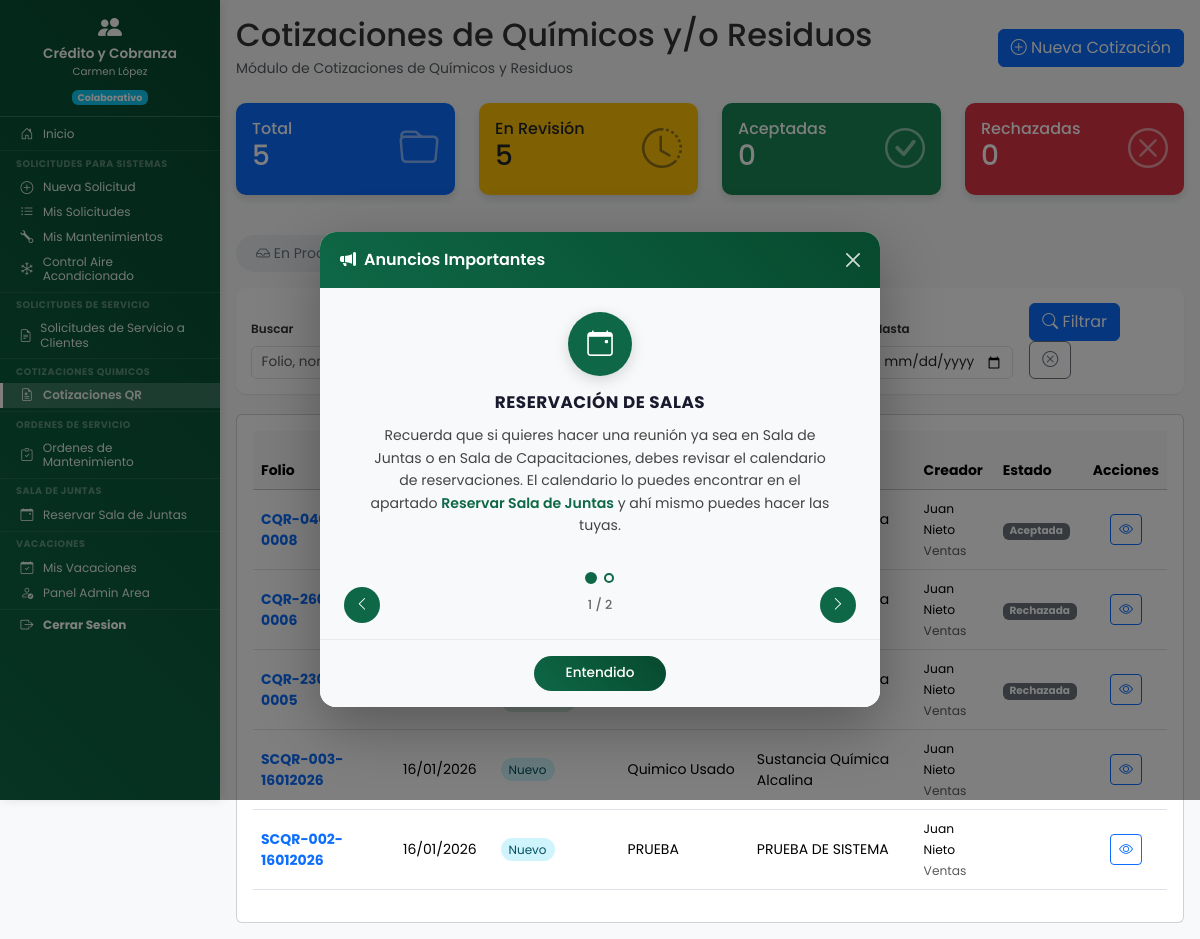
The page /dashboard/cotizaciones_qr/cotizaciones_qr.php?vista=global (signed in) on the database as committed earlier.
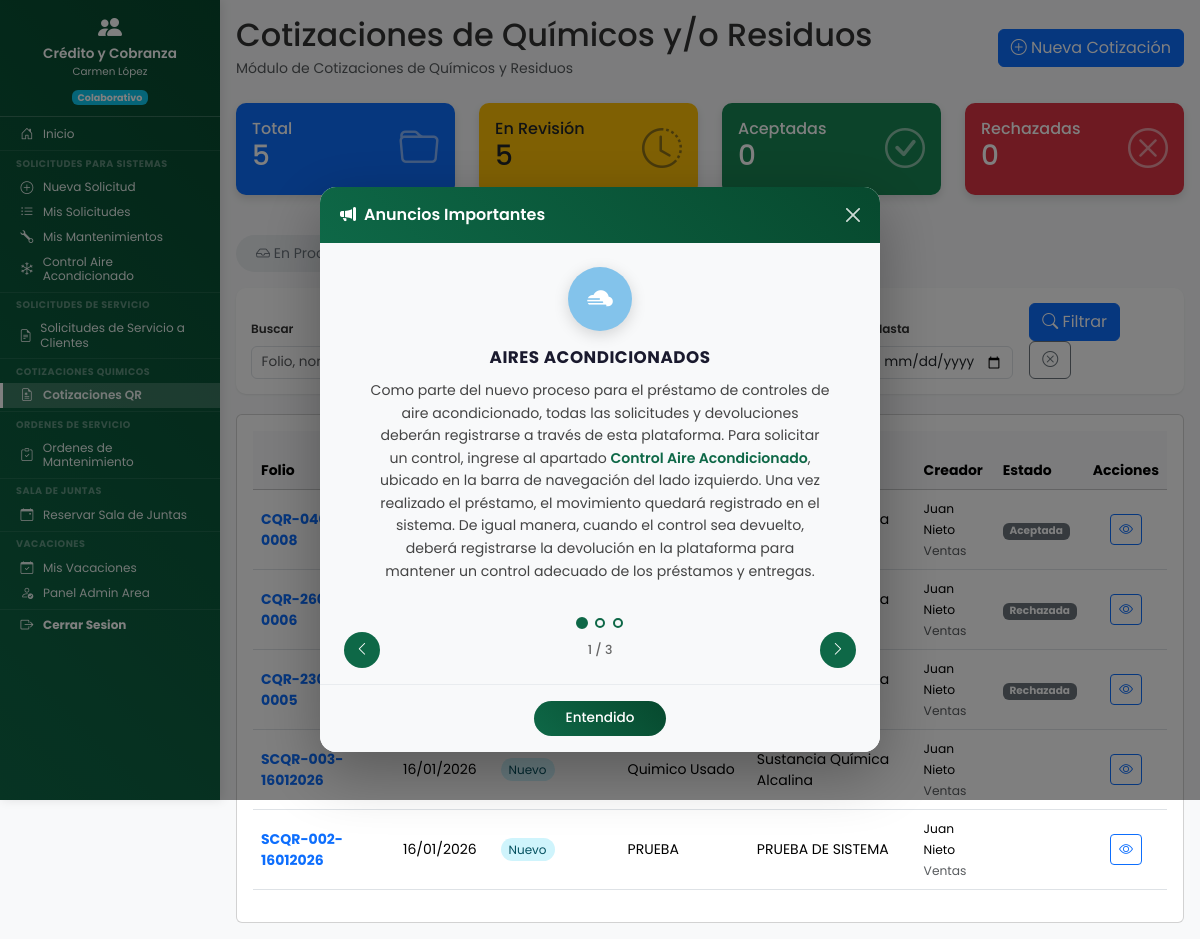
The same page on the database as committed later.
### tables this page shows
CREATE TABLE `cotizaciones_quimicos_residuos` (
  `id` int(11) NOT NULL,
  `numero_folio` int(10) UNSIGNED NOT NULL DEFAULT 0 COMMENT 'Número consecutivo global para el folio',
  `folio` varchar(50) NOT NULL COMMENT 'Formato: CQR-DDMMYYYY-000x (generado automáticamente)',
  `fecha_solicitud` date NOT NULL,
  `nombre_real_semarnat` varchar(255) NOT NULL COMMENT 'Nombre real (SEMARNAT)',
  `nombre_ante_semarnat` varchar(255) DEFAULT NULL COMMENT 'Nombre ante SEMARNAT',
  `tipo_cliente` enum('nuevo','frecuente') NOT NULL DEFAULT 'nuevo' COMMENT 'Tipo de cliente: nuevo o frecuente',
  `nombre_cliente` varchar(255) NOT NULL COMMENT 'Nombre del cliente',
  `comentarios_ventas` text DEFAULT NULL COMMENT 'Comentarios de Ventas',
  `ficha_tecnica` longtext DEFAULT NULL COMMENT 'JSON con info del archivo de ficha técnica',
  `formato_descripcion` longtext DEFAULT NULL COMMENT 'JSON con info del archivo de formato descripción',
  `imagenes_residuo` longtext DEFAULT NULL COMMENT 'JSON con info de las imágenes del residuo',
  `norm_nombre_amigable` varchar(255) DEFAULT NULL COMMENT 'Nombre amigable - llenado por Normatividad',
  `norm_nombre_tecnico` varchar(255) DEFAULT NULL COMMENT 'Nombre técnico - llenado por Normatividad',
  `norm_categoria` enum('en_espera_1','en_espera_2','en_espera_3','en_espera_4') DEFAULT NULL COMMENT 'Categoría - llenado por Normatividad',
  `norm_ficha_tecnica` longtext DEFAULT NULL COMMENT 'JSON archivo ficha técnica - Normatividad',
  `norm_formato_descripcion` longtext DEFAULT NULL COMMENT 'JSON archivo formato descripción - Normatividad',
  `decision` enum('aceptada','rechazada') DEFAULT NULL COMMENT 'Decisión final de Normatividad',
  `comentarios_normatividad` text DEFAULT NULL COMMENT 'Comentarios de Normatividad al dar respuesta',
  `resultados` text DEFAULT NULL COMMENT 'Resultados de la revisión por Normatividad',
  `estado_normatividad` enum('en_revision','aceptada','rechazada') DEFAULT NULL COMMENT 'Estado de respuesta por Normatividad',
  `usuario_creador_id` int(11) NOT NULL COMMENT 'ID del usuario de Ventas que creó',
  `departamento_creador` varchar(100) NOT NULL DEFAULT 'ventas',
  `departamento_id` int(11) DEFAULT NULL,
  `usuario_normatividad_id` int(11) DEFAULT NULL COMMENT 'ID del usuario de Normatividad que atendió',
  `estado` enum('enviada','en_revision','aceptada','rechazada') NOT NULL DEFAULT 'enviada' COMMENT 'Estado interno del sistema',
  `ubicacion` enum('local','global') NOT NULL DEFAULT 'local' COMMENT 'local = en proceso, global = completado',
  `fecha_creacion` datetime NOT NULL DEFAULT current_timestamp(),
  `fecha_ultima_edicion` datetime NOT NULL DEFAULT current_timestamp() ON UPDATE current_timestamp(),
  `fecha_enviada` datetime DEFAULT NULL COMMENT 'Cuando Ventas envió a Normatividad',
  `fecha_en_revision` datetime DEFAULT NULL COMMENT 'Cuando Normatividad comenzó revisión',
  `fecha_aceptada` datetime DEFAULT NULL COMMENT 'Cuando Normatividad aceptó la cotización',
  `fecha_rechazada` datetime DEFAULT NULL COMMENT 'Cuando Normatividad rechazó la cotización',
  `fecha_respuesta_normatividad` datetime DEFAULT NULL COMMENT 'Cuando Normatividad envió su respuesta'
);

CREATE TABLE `usuarios` (
  `id` int(11) NOT NULL,
  `nombre_completo` varchar(150) NOT NULL,
  `no_nomina` varchar(20) DEFAULT NULL COMMENT 'Número de nómina del empleado',
  `puesto` varchar(100) DEFAULT NULL COMMENT 'Puesto del empleado',
  `fecha_ingreso` date DEFAULT NULL COMMENT 'Fecha de ingreso a la empresa',
  `periodo_pago` enum('quincenal','semanal') DEFAULT NULL COMMENT 'Periodo de pago del empleado',
  `empresa` enum('resimex','carganova') DEFAULT NULL COMMENT 'Empresa del empleado',
  `jornada` enum('lunes_viernes','lunes_sabado') DEFAULT 'lunes_sabado' COMMENT 'Tipo de jornada laboral',
  `usuario` varchar(50) NOT NULL,
  `password` varchar(255) NOT NULL,
  `departamento` varchar(100) NOT NULL,
  `departamento_id` int(11) DEFAULT NULL,
  `es_colaborativo` tinyint(1) NOT NULL DEFAULT 0,
  `activo` tinyint(1) NOT NULL DEFAULT 1,
  `es_admin_area` tinyint(1) DEFAULT 0 COMMENT 'Rol Administrativo/Jefe de área para Vacaciones (1=Sí, 0=No)',
  `fecha_registro` datetime NOT NULL DEFAULT current_timestamp(),
  `ultimo_acceso` datetime DEFAULT NULL,
  `created_by` int(11) DEFAULT NULL COMMENT 'ID del usuario que creó este registro',
  `updated_at` datetime DEFAULT NULL COMMENT 'Fecha y hora de última actualización',
  `updated_by` int(11) DEFAULT NULL COMMENT 'ID del usuario que realizó la última actualización'
);

CREATE TABLE `anuncios_plataforma` (
  `id` int(11) NOT NULL,
  `titulo` varchar(150) NOT NULL,
  `contenido` text NOT NULL,
  `icono` varchar(50) DEFAULT 'bi-megaphone-fill',
  `color_fondo` varchar(7) DEFAULT '#0E6847',
  `activo` tinyint(1) DEFAULT 1,
  `orden` int(11) DEFAULT 0,
  `fecha_inicio` date DEFAULT NULL,
  `fecha_fin` date DEFAULT NULL,
  `creado_por` int(11) DEFAULT NULL,
  `fecha_creacion` datetime DEFAULT current_timestamp(),
  `fecha_actualizacion` datetime DEFAULT current_timestamp() ON UPDATE current_timestamp()
);

### dashboard/cotizaciones_qr/cotizaciones_qr.php (the view, shortened to what the changed rows need)
<?php
$vista = $_GET['vista'] ?? 'local';
$ubicacion = ($vista === 'global') ? 'global' : 'local';
$filtros = [
    'estado' => $_GET['estado'] ?? '',
    'busqueda' => $_GET['busqueda'] ?? '',
    'fecha_desde' => $_GET['fecha_desde'] ?? '',
    'fecha_hasta' => $_GET['fecha_hasta'] ?? '',
    'tipo_cliente' => $_GET['tipo_cliente'] ?? ''
];
$cotizaciones = obtener_cotizaciones_qr($ubicacion, $_SESSION['usuario_id'], $_SESSION['departamento'], $filtros);
$page_title = "Cotizaciones de Químicos y/o Residuos";
?>
<!DOCTYPE html>
<html lang="es">
<head>
    <link href="https://cdn.jsdelivr.net/npm/bootstrap@5.3.2/dist/css/bootstrap.min.css" rel="stylesheet">
    <link rel="stylesheet" href="https://cdn.jsdelivr.net/npm/bootstrap-icons@1.11.1/font/bootstrap-icons.css">
    <link rel="stylesheet" href="<?php echo URL_BASE; ?>assets/css/dashboard.css">
    <link rel="stylesheet" href="<?php echo URL_BASE; ?>assets/css/formularios.css">
    <link rel="stylesheet" href="<?php echo URL_BASE; ?>assets/css/base/variables.css">
    <link rel="stylesheet" href="<?php echo URL_BASE; ?>assets/css/components/sidebar.css">
    <link rel="stylesheet" href="<?php echo URL_BASE; ?>assets/css/components/hamburger.css">
    <link rel="stylesheet" href="<?php echo URL_BASE; ?>assets/css/layouts/dashboard-layout.css">
    <link rel="stylesheet" href="<?php echo URL_BASE; ?>assets/css/utilities/responsive.css">
</head>
<body>
    <div class="dashboard-container">
        <main class="main-content">
            <div class="content-wrapper">
            <div class="d-flex justify-content-between align-items-center mb-4">
                <div>
                    <h2 class="mb-1">
                        <?php echo $page_title; ?>
                    </h2>
                </div>
            </div>
            <div class="card">
                <div class="card-body">
                    <?php if (empty($cotizaciones)): ?>
                    <div class="text-center py-5">
                        <i class="bi bi-inbox fs-1 text-muted"></i>
                        <p class="text-muted mt-2">No hay cotizaciones <?php echo $vista === 'global' ? 'completadas' : 'en proceso'; ?></p>
                    </div>
                    <?php else: ?>
                    <div class="table-responsive">
                        <table class="table table-hover align-middle">
                            <thead class="table-light">
                                <tr>
                                    <th>Folio</th>
                                    <th>Fecha</th>
                                    <th>Cliente</th>
                                    <th>Nombre del Residuo</th>
                                    <th>Nombre ante SEMARNAT</th>
                                    <th>Creador</th>
                                    <th>Estado</th>
                                    <th class="text-center">Acciones</th>
                                </tr>
                            </thead>
                            <tbody>
                                <?php foreach ($cotizaciones as $cot): ?>
                                <tr>
                                    <td>
                                        <strong class="text-primary"><?php echo htmlspecialchars($cot['folio']); ?></strong>
                                    </td>
                                    <td><?php echo date('d/m/Y', strtotime($cot['fecha_solicitud'])); ?></td>
                                    <td>
                                        <div><?php echo htmlspecialchars($cot['nombre_cliente']); ?></div>
                                        <span class="cliente-badge rounded-pill <?php echo $cot['tipo_cliente']; ?>">
                                            <?php echo $cot['tipo_cliente'] === 'nuevo' ? 'Nuevo' : 'Frecuente'; ?>
                                        </span>
                                    </td>
                                    <td><?php echo htmlspecialchars($cot['nombre_real_semarnat']); ?></td>
                                    <td><?php echo htmlspecialchars($cot['nombre_ante_semarnat'] ?? '-'); ?></td>
                                    <td>
                                        <small>
                                            <?php echo htmlspecialchars($cot['creador_nombre']); ?>
                                            <br>
                                            <span class="text-muted"><?php echo ucfirst($cot['departamento_creador']); ?></span>
                                        </small>
                                    </td>
                                    <td><?php echo obtener_badge_estado_cqr($cot['estado']); ?></td>
                                    <td class="text-center">
                                        <a href="<?php echo URL_BASE; ?>dashboard/cotizaciones_qr/ver_cotizacion_qr.php?id=<?php echo $cot['id']; ?>"
                                           class="btn btn-sm btn-outline-primary" title="Ver detalle">
                                            <i class="bi bi-eye"></i>
                                        </a>
                                    </td>
                                </tr>
                                <?php endforeach; ?>
                            </tbody>
                        </table>
                    </div>
                    <?php endif; ?>
                </div>
            </div>
            </div>
        </main>
    </div>
    <?php include __DIR__ . '/../../includes/anuncios/modal_anuncios.php'; ?>
</body>
</html>

### includes/cotizaciones_qr/cotizaciones_qr_funciones.php (shortened to what the changed rows need)
<?php
function obtener_cotizaciones_qr($ubicacion = 'local', $usuario_id = null, $departamento = null, $filtros = []) {
    $pdo = conectarDB();
    $where = ["c.ubicacion = :ubicacion"];
    $params = [':ubicacion' => $ubicacion];
    $where_sql = implode(' AND ', $where);
    $sql = "
        SELECT
            c.*,
            uc.nombre_completo as creador_nombre,
            un.nombre_completo as normatividad_nombre,
            d.nombre as departamento_nombre
        FROM cotizaciones_quimicos_residuos c
        INNER JOIN usuarios uc ON c.usuario_creador_id = uc.id
        LEFT JOIN usuarios un ON c.usuario_normatividad_id = un.id
        LEFT JOIN departamentos d ON c.departamento_id = d.id
        WHERE {$where_sql}
        ORDER BY c.fecha_creacion DESC
    ";
    $stmt = $pdo->prepare($sql);
    $stmt->execute($params);
    return $stmt->fetchAll(PDO::FETCH_ASSOC);
}
function obtener_badge_estado_cqr($estado) {
    $badges = [
        'enviada' => '<span class="badge bg-primary">Enviada</span>',
        'en_revision' => '<span class="badge bg-warning text-dark">En Revisi?n</span>',
        'aceptada' => '<span class="badge bg-success">Aceptada</span>',
        'rechazada' => '<span class="badge bg-danger">Rechazada</span>'
    ];
    return $badges[$estado] ?? '<span class="badge bg-secondary">' . ucfirst($estado) . '</span>';
}

### includes/anuncios/modal_anuncios.php (shortened to what the changed rows need)
<?php
try {
    if (!isset($pdo)) {
        $pdo = conectarDB();
    }
    $stmt = $pdo->prepare("
        SELECT id, titulo, contenido, icono, color_fondo
        FROM anuncios_plataforma
        WHERE activo = 1
          AND (fecha_inicio IS NULL OR fecha_inicio <= CURDATE())
          AND (fecha_fin IS NULL OR fecha_fin >= CURDATE())
        ORDER BY orden ASC, fecha_creacion DESC
    ");
    $stmt->execute();
    $anuncios = $stmt->fetchAll(PDO::FETCH_ASSOC);
} catch (Exception $e) {
    $anuncios = [];
}
$total_anuncios = count($anuncios);
?>
<?php if ($total_anuncios > 0): ?>
<div class="modal fade modal-anuncios" id="modalAnuncios" tabindex="-1" aria-labelledby="modalAnunciosLabel" aria-hidden="true">
    <div class="modal-dialog modal-dialog-centered">
        <div class="modal-content">
            <div class="modal-body">
                <div id="anunciosCarruselContainer">
                    <?php foreach ($anuncios as $index => $anuncio): ?>
                    <div class="anuncio-slide" data-slide="<?php echo $index; ?>" style="display: <?php echo $index === 0 ? 'flex' : 'none'; ?>;">
                        <div class="anuncio-icon-wrapper" style="background: <?php echo htmlspecialchars($anuncio['color_fondo']); ?>;">
                            <i class="bi <?php echo htmlspecialchars($anuncio['icono']); ?>"></i>
                        </div>
                        <h6 class="anuncio-titulo"><?php echo htmlspecialchars($anuncio['titulo']); ?></h6>
                        <div class="anuncio-contenido">
                            <?php echo $anuncio['contenido'];  ?>
                        </div>
                    </div>
                    <?php endforeach; ?>
                </div>
                <?php if ($total_anuncios > 1): ?>
                <div class="carousel-indicators-anuncios" id="anunciosIndicadores">
                    <?php for ($i = 0; $i < $total_anuncios; $i++): ?>
                    <button data-goto="<?php echo $i; ?>" class="<?php echo $i === 0 ? 'active' : ''; ?>"></button>
                    <?php endfor; ?>
                </div>
                <?php endif; ?>
                <?php if ($total_anuncios > 1): ?>
                <div class="anuncio-controls">
                    <button class="anuncio-nav-btn" id="anuncioPrev" title="Anterior">
                        <i class="bi bi-chevron-left"></i>
                    </button>
                    <span class="anuncio-counter">
                        <span id="anuncioActual">1</span> / <?php echo $total_anuncios; ?>
                    </span>
                    <button class="anuncio-nav-btn" id="anuncioNext" title="Siguiente">
                        <i class="bi bi-chevron-right"></i>
                    </button>
                </div>
                <?php endif; ?>
            </div>
        </div>
    </div>
</div>
<?php endif; ?>

Rows that differ between the two databases and show on the page:
no longer on this page (row edited): anuncios_plataforma: titulo "RESERVACIÓN DE SALAS", contenido "Recuerda que si quieres hacer una reunión ya sea en Sala de Juntas o en Sala de Capacitaciones, debes revisar el calendario de reservaciones. El calendario lo puedes encontrar en el apartado Reservar Sala de Juntas y ahí mismo puedes hacer las tuyas."
added anuncios_plataforma: titulo "AIRES ACONDICIONADOS", contenido "Como parte del nuevo proceso para el préstamo de controles de aire acondicionado, todas las solicitudes y devoluciones deberán registrarse a través de esta plataforma. Para solicitar un control, ingrese al apartado Control Aire Acondicionado , ubicado en la barra de navegación del lado izquierdo. Una vez realizado el préstamo, el movimiento quedará registrado en el sistema. De igual manera, cuando el control sea devuelto, deberá registrarse la devolución en la plataforma para mantener un control adecuado de los préstamos y entregas."
Other text that changed with them:
$total_anuncios: "2" → "3"
